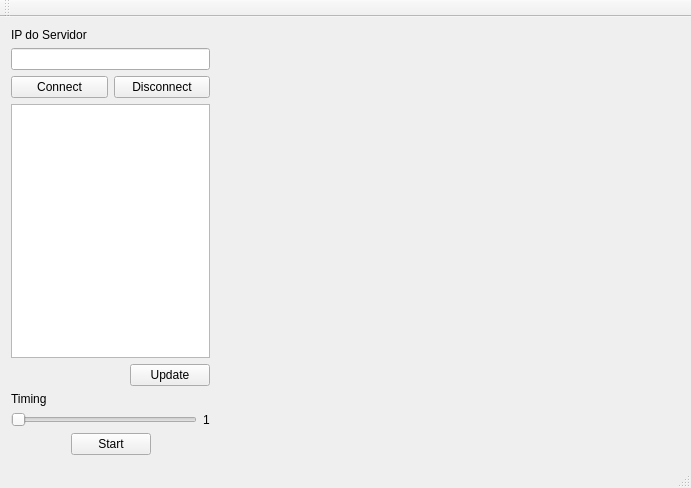
<?xml version="1.0" encoding="UTF-8"?>
<ui version="4.0">
 <class>MainWindow</class>
 <widget class="QMainWindow" name="MainWindow">
  <property name="geometry">
   <rect>
    <x>0</x>
    <y>0</y>
    <width>691</width>
    <height>488</height>
   </rect>
  </property>
  <property name="windowTitle">
   <string>MainWindow</string>
  </property>
  <widget class="QWidget" name="centralWidget">
   <layout class="QVBoxLayout" name="verticalLayout_3">
    <item>
     <layout class="QHBoxLayout" name="horizontalLayout_5" stretch="30,70">
      <item>
       <layout class="QVBoxLayout" name="verticalLayout_2">
        <item>
         <widget class="QLabel" name="label">
          <property name="text">
           <string>IP do Servidor</string>
          </property>
         </widget>
        </item>
        <item>
         <widget class="QLineEdit" name="lineEdit_Ip"/>
        </item>
        <item>
         <layout class="QHBoxLayout" name="horizontalLayout">
          <item>
           <widget class="QPushButton" name="pushButton_Connect">
            <property name="text">
             <string>Connect</string>
            </property>
           </widget>
          </item>
          <item>
           <widget class="QPushButton" name="pushButton_Disconnect">
            <property name="text">
             <string>Disconnect</string>
            </property>
           </widget>
          </item>
         </layout>
        </item>
        <item>
         <widget class="QListWidget" name="listWidget"/>
        </item>
        <item>
         <layout class="QHBoxLayout" name="horizontalLayout_3">
          <item>
           <spacer name="horizontalSpacer">
            <property name="orientation">
             <enum>Qt::Horizontal</enum>
            </property>
            <property name="sizeHint" stdset="0">
             <size>
              <width>108</width>
              <height>20</height>
             </size>
            </property>
           </spacer>
          </item>
          <item>
           <widget class="QPushButton" name="pushButton_Update">
            <property name="text">
             <string>Update</string>
            </property>
           </widget>
          </item>
         </layout>
        </item>
        <item>
         <layout class="QVBoxLayout" name="verticalLayout">
          <item>
           <widget class="QLabel" name="label_2">
            <property name="text">
             <string>Timing</string>
            </property>
           </widget>
          </item>
          <item>
           <layout class="QHBoxLayout" name="horizontalLayout_2">
            <item>
             <widget class="QSlider" name="horizontalSlider_Time">
              <property name="minimum">
               <number>1</number>
              </property>
              <property name="maximum">
               <number>10</number>
              </property>
              <property name="orientation">
               <enum>Qt::Horizontal</enum>
              </property>
             </widget>
            </item>
            <item>
             <widget class="QLabel" name="label_Time">
              <property name="text">
               <string>1</string>
              </property>
             </widget>
            </item>
           </layout>
          </item>
         </layout>
        </item>
        <item>
         <layout class="QHBoxLayout" name="horizontalLayout_4">
          <item>
           <spacer name="horizontalSpacer_2">
            <property name="orientation">
             <enum>Qt::Horizontal</enum>
            </property>
            <property name="sizeHint" stdset="0">
             <size>
              <width>48</width>
              <height>20</height>
             </size>
            </property>
           </spacer>
          </item>
          <item>
           <widget class="QPushButton" name="pushButton_Start">
            <property name="text">
             <string>Start</string>
            </property>
           </widget>
          </item>
          <item>
           <spacer name="horizontalSpacer_3">
            <property name="orientation">
             <enum>Qt::Horizontal</enum>
            </property>
            <property name="sizeHint" stdset="0">
             <size>
              <width>48</width>
              <height>20</height>
             </size>
            </property>
           </spacer>
          </item>
         </layout>
        </item>
       </layout>
      </item>
      <item>
       <widget class="Plotter" name="widget" native="true">
        <property name="enabled">
         <bool>true</bool>
        </property>
       </widget>
      </item>
     </layout>
    </item>
   </layout>
  </widget>
  <widget class="QMenuBar" name="menuBar">
   <property name="geometry">
    <rect>
     <x>0</x>
     <y>0</y>
     <width>691</width>
     <height>21</height>
    </rect>
   </property>
  </widget>
  <widget class="QToolBar" name="mainToolBar">
   <attribute name="toolBarArea">
    <enum>TopToolBarArea</enum>
   </attribute>
   <attribute name="toolBarBreak">
    <bool>false</bool>
   </attribute>
  </widget>
  <widget class="QStatusBar" name="statusBar"/>
 </widget>
 <layoutdefault spacing="6" margin="11"/>
 <customwidgets>
  <customwidget>
   <class>Plotter</class>
   <extends>QWidget</extends>
   <header>plotter.h</header>
   <container>1</container>
  </customwidget>
 </customwidgets>
 <resources/>
 <connections>
  <connection>
   <sender>horizontalSlider_Time</sender>
   <signal>valueChanged(int)</signal>
   <receiver>label_Time</receiver>
   <slot>setNum(int)</slot>
   <hints>
    <hint type="sourcelabel">
     <x>270</x>
     <y>390</y>
    </hint>
    <hint type="destinationlabel">
     <x>293</x>
     <y>389</y>
    </hint>
   </hints>
  </connection>
 </connections>
</ui>
